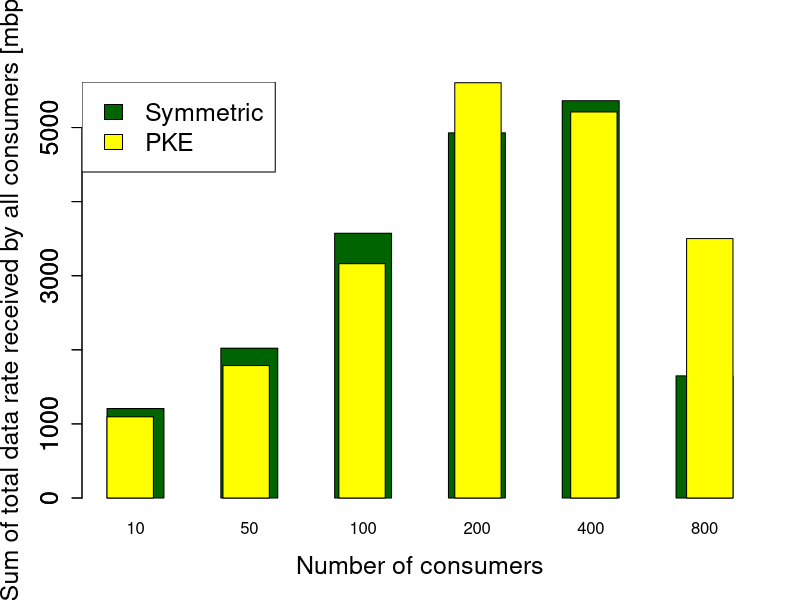

Generate this figure with R:

v1 = read.csv("./public_key/throughput_pk_200_1.csv",sep=',')
v2 = read.csv("./symm_key/throughput_sk_200_1.csv",sep=',')

v10 = read.csv("./public_key/throughput_pk_400_1.csv",sep=',')
v20 = read.csv("./symm_key/throughput_sk_400_1.csv",sep=',')

v100 = read.csv("./public_key/throughput_pk_600_1.csv",sep=',')
v200 = read.csv("./symm_key/throughput_sk_600_1.csv",sep=',')

v1000 = read.csv("./public_key/throughput_pk_800_1.csv",sep=',')
v2000 = read.csv("./symm_key/throughput_sk_800_1.csv",sep=',')

v10000 = read.csv("./public_key/throughput_pk_1000_1.csv",sep=',')
v20000 = read.csv("./symm_key/throughput_sk_1000_1.csv",sep=',')

v100000 = read.csv("./public_key/throughput_pk_1200_1.csv",sep=',')
v200000 = read.csv("./symm_key/throughput_sk_1200_1.csv",sep=',')

y1 = c((length(v1$thput)/5)*mean(v1$thput),(length(v10$thput)/5)*mean(v10$thput),(length(v100$thput)/5)*mean(v100$thput),(length(v1000$thput)/5)*mean(v1000$thput),(length(v10000$thput)/5)*mean(v10000$thput),(length(v100000$thput)/5)*mean(v100000$thput))

y2 = c((length(v2$thput)/5)*mean(v2$thput),(length(v20$thput)/5)*mean(v20$thput),(length(v200$thput)/5)*mean(v200$thput),(length(v2000$thput)/5)*mean(v2000$thput),(length(v20000$thput)/5)*mean(v20000$thput),(length(v200000$thput)/5)*mean(v200000$thput))

png("many_throughput_10240.png")
barplot(cex.lab=1.5, cex.axis=1.5, cex.main=2.0, cex.sub=2.0,8*(y1)/1000000,names=c("10","50","100","200","400","800"),xlab="Number of consumers",ylab="Sum of total data rate received by all consumers [mbps]", col="darkgreen",ylim=c(0,10+max(8*(y1)/1000000,8*(y2)/1000000)),space=1)
par(new = TRUE)
barplot(cex.lab=1.5, cex.axis=1.5, cex.main=2.0, cex.sub=2.0,8*(y2)/1000000, col="yellow",space=1.5,ylim=c(0,10+max(8*(y1)/1000000,8*(y2)/1000000)))
legend('topleft', c("Symmetric","PKE"), fill=c("darkgreen", "yellow"), cex=1.5)
dev.off()


